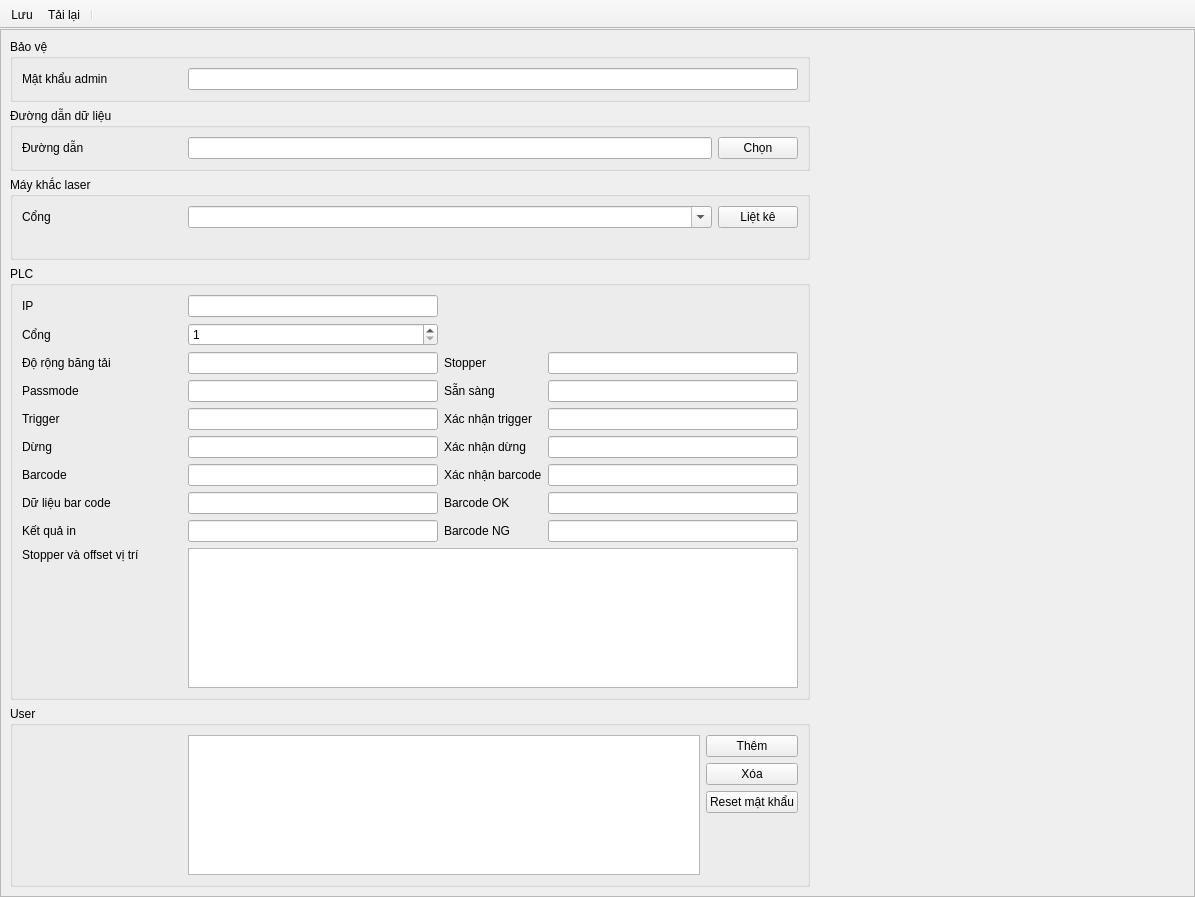
<?xml version="1.0" encoding="UTF-8"?>
<ui version="4.0">
 <class>SettingWindow</class>
 <widget class="QMainWindow" name="SettingWindow">
  <property name="geometry">
   <rect>
    <x>0</x>
    <y>0</y>
    <width>1195</width>
    <height>897</height>
   </rect>
  </property>
  <property name="windowTitle">
   <string>MainWindow</string>
  </property>
  <widget class="QWidget" name="centralwidget">
   <layout class="QGridLayout" name="gridLayout">
    <property name="leftMargin">
     <number>0</number>
    </property>
    <property name="topMargin">
     <number>0</number>
    </property>
    <property name="rightMargin">
     <number>0</number>
    </property>
    <property name="bottomMargin">
     <number>0</number>
    </property>
    <item row="0" column="0">
     <widget class="QScrollArea" name="scrollArea">
      <property name="minimumSize">
       <size>
        <width>0</width>
        <height>300</height>
       </size>
      </property>
      <property name="widgetResizable">
       <bool>true</bool>
      </property>
      <widget class="QWidget" name="scrollAreaWidgetContents">
       <property name="geometry">
        <rect>
         <x>0</x>
         <y>0</y>
         <width>1193</width>
         <height>869</height>
        </rect>
       </property>
       <layout class="QGridLayout" name="gridLayout_7">
        <item row="2" column="0">
         <widget class="QGroupBox" name="groupBox_3">
          <property name="minimumSize">
           <size>
            <width>800</width>
            <height>0</height>
           </size>
          </property>
          <property name="title">
           <string>Máy khắc laser</string>
          </property>
          <layout class="QGridLayout" name="gridLayout_4">
           <item row="1" column="1">
            <spacer name="horizontalSpacer_2">
             <property name="orientation">
              <enum>Qt::Orientation::Horizontal</enum>
             </property>
             <property name="sizeHint" stdset="0">
              <size>
               <width>40</width>
               <height>20</height>
              </size>
             </property>
            </spacer>
           </item>
           <item row="0" column="0">
            <widget class="QLabel" name="label_7">
             <property name="minimumSize">
              <size>
               <width>160</width>
               <height>0</height>
              </size>
             </property>
             <property name="text">
              <string>Cổng</string>
             </property>
            </widget>
           </item>
           <item row="0" column="1">
            <widget class="QComboBox" name="cbxLaserPort">
             <property name="minimumSize">
              <size>
               <width>150</width>
               <height>0</height>
              </size>
             </property>
             <property name="editable">
              <bool>true</bool>
             </property>
            </widget>
           </item>
           <item row="0" column="2">
            <widget class="QPushButton" name="btnEnum">
             <property name="text">
              <string>Liệt kê</string>
             </property>
            </widget>
           </item>
          </layout>
         </widget>
        </item>
        <item row="5" column="0">
         <spacer name="verticalSpacer">
          <property name="orientation">
           <enum>Qt::Orientation::Vertical</enum>
          </property>
          <property name="sizeHint" stdset="0">
           <size>
            <width>20</width>
            <height>40</height>
           </size>
          </property>
         </spacer>
        </item>
        <item row="3" column="0">
         <widget class="QGroupBox" name="groupBox_2">
          <property name="minimumSize">
           <size>
            <width>0</width>
            <height>0</height>
           </size>
          </property>
          <property name="title">
           <string>PLC</string>
          </property>
          <layout class="QGridLayout" name="gridLayout_3">
           <item row="11" column="0">
            <widget class="QLabel" name="label_10">
             <property name="text">
              <string>Stopper và offset vị trí</string>
             </property>
             <property name="alignment">
              <set>Qt::AlignmentFlag::AlignLeading|Qt::AlignmentFlag::AlignLeft|Qt::AlignmentFlag::AlignTop</set>
             </property>
            </widget>
           </item>
           <item row="1" column="1">
            <widget class="QSpinBox" name="spxPLCPort">
             <property name="minimum">
              <number>1</number>
             </property>
             <property name="maximum">
              <number>65535</number>
             </property>
            </widget>
           </item>
           <item row="7" column="1">
            <widget class="QLineEdit" name="txtRegStop"/>
           </item>
           <item row="6" column="3">
            <widget class="QLineEdit" name="txtRegTriggerConfirm"/>
           </item>
           <item row="9" column="2">
            <widget class="QLabel" name="label_18">
             <property name="text">
              <string>Barcode OK</string>
             </property>
            </widget>
           </item>
           <item row="0" column="1">
            <widget class="QLineEdit" name="txtPLCIP">
             <property name="minimumSize">
              <size>
               <width>150</width>
               <height>0</height>
              </size>
             </property>
            </widget>
           </item>
           <item row="8" column="3">
            <widget class="QLineEdit" name="txtRegBarcodeConfirm"/>
           </item>
           <item row="6" column="1">
            <widget class="QLineEdit" name="txtRegTrigger"/>
           </item>
           <item row="8" column="2">
            <widget class="QLabel" name="label_16">
             <property name="text">
              <string>Xác nhận barcode</string>
             </property>
            </widget>
           </item>
           <item row="6" column="2">
            <widget class="QLabel" name="label_12">
             <property name="text">
              <string>Xác nhận trigger</string>
             </property>
            </widget>
           </item>
           <item row="4" column="1">
            <widget class="QLineEdit" name="txtRegPassMode"/>
           </item>
           <item row="2" column="3">
            <widget class="QLineEdit" name="txtRegStopper"/>
           </item>
           <item row="0" column="0">
            <widget class="QLabel" name="label_2">
             <property name="minimumSize">
              <size>
               <width>160</width>
               <height>0</height>
              </size>
             </property>
             <property name="text">
              <string>IP</string>
             </property>
            </widget>
           </item>
           <item row="4" column="2">
            <widget class="QLabel" name="label_8">
             <property name="text">
              <string>Sẵn sàng</string>
             </property>
            </widget>
           </item>
           <item row="8" column="1">
            <widget class="QLineEdit" name="txtRegBarCode"/>
           </item>
           <item row="9" column="1">
            <widget class="QLineEdit" name="txtRegBarcodeData"/>
           </item>
           <item row="7" column="2">
            <widget class="QLabel" name="label_14">
             <property name="text">
              <string>Xác nhận dừng</string>
             </property>
            </widget>
           </item>
           <item row="9" column="0">
            <widget class="QLabel" name="label_17">
             <property name="text">
              <string>Dữ liệu bar code</string>
             </property>
            </widget>
           </item>
           <item row="7" column="0">
            <widget class="QLabel" name="label_13">
             <property name="text">
              <string>Dừng</string>
             </property>
            </widget>
           </item>
           <item row="9" column="3">
            <widget class="QLineEdit" name="txtRegBarcodeOK"/>
           </item>
           <item row="1" column="0">
            <widget class="QLabel" name="label_3">
             <property name="minimumSize">
              <size>
               <width>160</width>
               <height>0</height>
              </size>
             </property>
             <property name="text">
              <string>Cổng</string>
             </property>
            </widget>
           </item>
           <item row="4" column="0">
            <widget class="QLabel" name="label_6">
             <property name="text">
              <string>Passmode</string>
             </property>
            </widget>
           </item>
           <item row="7" column="3">
            <widget class="QLineEdit" name="txtRegStopConfirm"/>
           </item>
           <item row="8" column="0">
            <widget class="QLabel" name="label_15">
             <property name="text">
              <string>Barcode</string>
             </property>
            </widget>
           </item>
           <item row="2" column="2">
            <widget class="QLabel" name="label_5">
             <property name="text">
              <string>Stopper</string>
             </property>
            </widget>
           </item>
           <item row="6" column="0">
            <widget class="QLabel" name="label_9">
             <property name="text">
              <string>Trigger</string>
             </property>
            </widget>
           </item>
           <item row="4" column="3">
            <widget class="QLineEdit" name="txtRegSWReady"/>
           </item>
           <item row="10" column="0">
            <widget class="QLabel" name="label_19">
             <property name="text">
              <string>Kết quả in</string>
             </property>
            </widget>
           </item>
           <item row="10" column="2">
            <widget class="QLabel" name="label_20">
             <property name="text">
              <string>Barcode NG</string>
             </property>
            </widget>
           </item>
           <item row="10" column="1">
            <widget class="QLineEdit" name="txtRegPrintRes"/>
           </item>
           <item row="10" column="3">
            <widget class="QLineEdit" name="txtRegBarcodeNG"/>
           </item>
           <item row="11" column="1" colspan="3">
            <widget class="HxTableView" name="tbvStoppers">
             <attribute name="verticalHeaderMinimumSectionSize">
              <number>24</number>
             </attribute>
             <attribute name="verticalHeaderDefaultSectionSize">
              <number>24</number>
             </attribute>
            </widget>
           </item>
           <item row="2" column="1">
            <widget class="QLineEdit" name="txtRegCvWidth"/>
           </item>
           <item row="2" column="0">
            <widget class="QLabel" name="label_4">
             <property name="text">
              <string>Độ rộng băng tải</string>
             </property>
            </widget>
           </item>
          </layout>
         </widget>
        </item>
        <item row="2" column="1">
         <spacer name="horizontalSpacer">
          <property name="orientation">
           <enum>Qt::Orientation::Horizontal</enum>
          </property>
          <property name="sizeHint" stdset="0">
           <size>
            <width>40</width>
            <height>20</height>
           </size>
          </property>
         </spacer>
        </item>
        <item row="4" column="0">
         <widget class="QGroupBox" name="groupBox_4">
          <property name="title">
           <string>User</string>
          </property>
          <layout class="QGridLayout" name="gridLayout_6">
           <item row="1" column="2">
            <widget class="QPushButton" name="tbnRemoveUser">
             <property name="text">
              <string>Xóa</string>
             </property>
            </widget>
           </item>
           <item row="0" column="2">
            <widget class="QPushButton" name="btnAddUser">
             <property name="text">
              <string>Thêm</string>
             </property>
            </widget>
           </item>
           <item row="2" column="2">
            <widget class="QPushButton" name="btnResetUser">
             <property name="text">
              <string>Reset mật khẩu</string>
             </property>
            </widget>
           </item>
           <item row="0" column="0">
            <widget class="QLabel" name="label_11">
             <property name="minimumSize">
              <size>
               <width>160</width>
               <height>0</height>
              </size>
             </property>
             <property name="text">
              <string/>
             </property>
            </widget>
           </item>
           <item row="3" column="2">
            <spacer name="verticalSpacer_2">
             <property name="orientation">
              <enum>Qt::Orientation::Vertical</enum>
             </property>
             <property name="sizeHint" stdset="0">
              <size>
               <width>20</width>
               <height>40</height>
              </size>
             </property>
            </spacer>
           </item>
           <item row="0" column="1" rowspan="4">
            <widget class="HxTableView" name="tbvUsers">
             <property name="editTriggers">
              <set>QAbstractItemView::EditTrigger::NoEditTriggers</set>
             </property>
             <attribute name="horizontalHeaderStretchLastSection">
              <bool>true</bool>
             </attribute>
             <attribute name="verticalHeaderMinimumSectionSize">
              <number>22</number>
             </attribute>
             <attribute name="verticalHeaderDefaultSectionSize">
              <number>22</number>
             </attribute>
            </widget>
           </item>
          </layout>
         </widget>
        </item>
        <item row="1" column="0">
         <widget class="QGroupBox" name="groupBox">
          <property name="title">
           <string>Đường dẫn dữ liệu</string>
          </property>
          <layout class="QGridLayout" name="gridLayout_2">
           <item row="0" column="0">
            <widget class="QLabel" name="label">
             <property name="minimumSize">
              <size>
               <width>160</width>
               <height>0</height>
              </size>
             </property>
             <property name="text">
              <string>Đường dẫn</string>
             </property>
            </widget>
           </item>
           <item row="0" column="1">
            <widget class="QLineEdit" name="txtDataDir"/>
           </item>
           <item row="0" column="2">
            <widget class="QPushButton" name="btnBrowseDataDir">
             <property name="text">
              <string>Chọn</string>
             </property>
            </widget>
           </item>
          </layout>
         </widget>
        </item>
        <item row="0" column="0">
         <widget class="QGroupBox" name="groupBox_5">
          <property name="title">
           <string>Bảo vệ</string>
          </property>
          <layout class="QHBoxLayout" name="horizontalLayout_2">
           <item>
            <widget class="QLabel" name="label_21">
             <property name="minimumSize">
              <size>
               <width>160</width>
               <height>0</height>
              </size>
             </property>
             <property name="text">
              <string>Mật khẩu admin</string>
             </property>
            </widget>
           </item>
           <item>
            <widget class="QLineEdit" name="txtPassword"/>
           </item>
          </layout>
         </widget>
        </item>
       </layout>
      </widget>
     </widget>
    </item>
   </layout>
  </widget>
  <widget class="QToolBar" name="toolBar">
   <property name="windowTitle">
    <string>toolBar</string>
   </property>
   <property name="movable">
    <bool>false</bool>
   </property>
   <property name="iconSize">
    <size>
     <width>80</width>
     <height>24</height>
    </size>
   </property>
   <property name="toolButtonStyle">
    <enum>Qt::ToolButtonStyle::ToolButtonTextUnderIcon</enum>
   </property>
   <attribute name="toolBarArea">
    <enum>TopToolBarArea</enum>
   </attribute>
   <attribute name="toolBarBreak">
    <bool>false</bool>
   </attribute>
   <addaction name="actionSave"/>
   <addaction name="actionLoad"/>
   <addaction name="separator"/>
  </widget>
  <action name="actionSave">
   <property name="icon">
    <iconset>
     <normaloff>:/icons/save_48px.png</normaloff>:/icons/save_48px.png</iconset>
   </property>
   <property name="text">
    <string>Lưu</string>
   </property>
  </action>
  <action name="actionLoad">
   <property name="icon">
    <iconset>
     <normaloff>:/icons/reset_48px.png</normaloff>:/icons/reset_48px.png</iconset>
   </property>
   <property name="text">
    <string>Tải lại</string>
   </property>
  </action>
 </widget>
 <customwidgets>
  <customwidget>
   <class>HxTableView</class>
   <extends>QTableView</extends>
   <header>HxTableView.h</header>
  </customwidget>
 </customwidgets>
 <resources>
  <include location="../Assets/Icons/icons.qrc"/>
 </resources>
 <connections/>
</ui>
